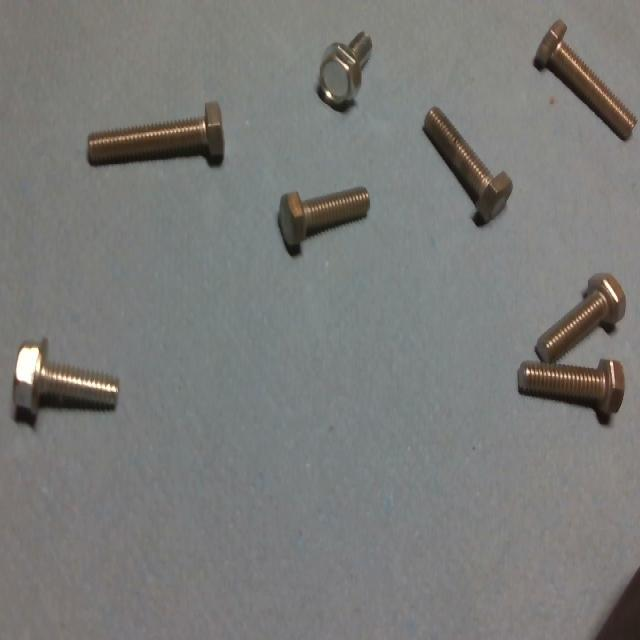
#> input picture Desafio_1/data/images/img1.jpg, 640 x 640 px; its folder holds only this picture in this run
$ jupyter execute analise_interativa_opencv_assistido.ipynb
#> lines starting #> are read from the running program, lines starting #| are printed output that depends on the picture; after the words box and inside, x2 and y2 are one past the last pixel; in counts of white or black regions, pixels touching at a corner belong together
### Desafio_2/solucoes/solucao_3_opencv_assistido/solucao_3_opencv_assistido.py
"""Solução 3 do Desafio 2: segmentação assistida com OpenCV e métricas.

Autor: Manoel Furtado
Data: 31/05/2026

Descrição:
    Este script implementa uma linha de base clássica para segmentar fissuras
    com OpenCV. Ele gera máscaras por realce morfológico e bordas, compara as
    predições com os labels de segmentação e salva métricas como Precision,
    Recall, IoU e Dice em CSV.

Uso principal:
    python Desafio_2/solucoes/solucao_3_opencv_assistido/solucao_3_opencv_assistido.py
    python Desafio_2/solucoes/solucao_3_opencv_assistido/solucao_3_opencv_assistido.py --save-images

Artefato gerado:
    Desafio_2/solucoes/solucao_3_opencv_assistido/resultados/opencv_assistido/metricas_opencv_assistido.csv
"""

from __future__ import annotations

import argparse
import csv
from pathlib import Path


IMAGE_SUFFIXES = {".jpg", ".jpeg", ".png", ".bmp", ".webp"}


# [11 lines left out: function require_cv2, not called in this run]


def label_to_mask(cv2, np, label_path: Path, width: int, height: int):
    """Converte um arquivo YOLO de segmentação em máscara binária de referência.

    Essa máscara é o "gabarito" usado para calcular as métricas da abordagem
    OpenCV. Quando não há label, retorna uma máscara vazia para manter o fluxo
    robusto.
    """

    mask = np.zeros((height, width), dtype=np.uint8)
    if not label_path.exists():
        return mask

    for line in label_path.read_text(encoding="utf-8").splitlines():
        values = line.strip().split()
        if len(values) < 7:
            continue

        # A primeira coluna é a classe; as demais são pares x/y normalizados.
        coords = [float(value) for value in values[1:]]
        points = []
        for x_norm, y_norm in zip(coords[0::2], coords[1::2]):
            # Converte de coordenada normalizada para pixel real da imagem.
            x = int(round(x_norm * (width - 1)))
            y = int(round(y_norm * (height - 1)))
            points.append([x, y])
        if len(points) >= 3:
            # Preenche o polígono para obter a região completa da fissura.
            cv2.fillPoly(mask, [np.array(points, dtype=np.int32)], 255)
    return mask


def crack_mask(cv2, np, image, args):
    """Gera a máscara prevista de fissuras usando filtros clássicos.

    A combinação de black-hat e Canny tenta capturar fissuras escuras e finas:
    o black-hat destaca linhas escuras sobre fundo claro, enquanto o Canny
    reforça bordas.
    """

    # Trabalhar em tons de cinza simplifica os filtros morfológicos.
    gray = cv2.cvtColor(image, cv2.COLOR_BGR2GRAY)

    # CLAHE melhora contraste local sem estourar a imagem inteira.
    clahe = cv2.createCLAHE(clipLimit=2.0, tileGridSize=(8, 8)).apply(gray)

    # Black-hat destaca estruturas escuras menores que o elemento estruturante.
    kernel_line = cv2.getStructuringElement(cv2.MORPH_RECT, (args.kernel, args.kernel))
    blackhat = cv2.morphologyEx(clahe, cv2.MORPH_BLACKHAT, kernel_line)
    blackhat = cv2.normalize(blackhat, None, 0, 255, cv2.NORM_MINMAX)

    # Otsu escolhe automaticamente um limiar para separar destaque e fundo.
    _, threshold = cv2.threshold(
        blackhat, 0, 255, cv2.THRESH_BINARY + cv2.THRESH_OTSU
    )

    # Canny complementa o limiar pegando bordas finas que o black-hat pode perder.
    edges = cv2.Canny(clahe, args.canny_low, args.canny_high)
    combined = cv2.bitwise_or(threshold, edges)

    # Fechamento conecta pequenos trechos quebrados antes da filtragem por área.
    kernel_small = cv2.getStructuringElement(cv2.MORPH_ELLIPSE, (3, 3))
    mask = cv2.morphologyEx(combined, cv2.MORPH_CLOSE, kernel_small, iterations=1)
    mask = remove_small_components(cv2, np, mask, args.min_component_area)
    return mask


def remove_small_components(cv2, np, mask, min_area: int):
    """Remove componentes conectados menores que a área mínima informada."""

    num_labels, labels, stats, _ = cv2.connectedComponentsWithStats(mask, connectivity=8)
    output = np.zeros_like(mask)
    for label in range(1, num_labels):
        area = stats[label, cv2.CC_STAT_AREA]
        if area >= min_area:
            output[labels == label] = 255
    return output


# [21 lines left out: function component_summary, not called in this run]


def metrics(np, pred_mask, true_mask):
    """Calcula métricas pixel a pixel entre máscara prevista e máscara real."""

    # Converte para booleano: qualquer pixel acima de zero conta como positivo.
    pred = pred_mask > 0
    true = true_mask > 0

    # Contagens básicas de classificação binária em nível de pixel.
    tp = int(np.logical_and(pred, true).sum())
    fp = int(np.logical_and(pred, ~true).sum())
    fn = int(np.logical_and(~pred, true).sum())
    union = int(np.logical_or(pred, true).sum())

    precision = tp / (tp + fp) if tp + fp else 0.0
    recall = tp / (tp + fn) if tp + fn else 0.0
    iou = tp / union if union else 0.0
    dice = (2 * tp) / (2 * tp + fp + fn) if 2 * tp + fp + fn else 0.0
    return {
        "precision": round(precision, 4),
        "recall": round(recall, 4),
        "iou": round(iou, 4),
        "dice": round(dice, 4),
    }


def overlay(cv2, np, image, mask, color=(0, 0, 255), alpha=0.45):
    """Sobrepõe a máscara na imagem original para avaliação visual."""

    output = image.copy()
    colored = np.zeros_like(image)
    colored[mask > 0] = color
    return cv2.addWeighted(output, 1.0, colored, alpha, 0)


# [59 lines left out: function process, not called in this run]


def parse_args(argv: list[str] | None = None):
    """Define os parâmetros da abordagem OpenCV assistida."""

    script_dir = Path(__file__).resolve().parent
    parser = argparse.ArgumentParser(description=__doc__)
    parser.add_argument("--data-dir", default=str(script_dir.parent.parent / "data"))
    parser.add_argument("--output-dir", default=str(script_dir / "resultados" / "opencv_assistido"))
    parser.add_argument("--kernel", type=int, default=17)
    parser.add_argument("--canny-low", type=int, default=40)
    parser.add_argument("--canny-high", type=int, default=140)
    parser.add_argument("--min-component-area", type=int, default=25)
    parser.add_argument("--limit", type=int, default=0)
    parser.add_argument("--save-images", action="store_true")
    return parser.parse_args(argv)


# [2 lines that do not run on import are left out]

### Desafio_2/solucoes/solucao_3_opencv_assistido/analise_interativa_opencv_assistido.ipynb
# Análise interativa - Solução 3 OpenCV assistido

**Autor:** Manoel Furtado
**Objetivo:** entender e ajustar a segmentação de fissuras por OpenCV implementada em `solucao_3_opencv_assistido.py`.

Este notebook mostra as etapas intermediárias do pipeline:

1. carregar imagem e label de segmentação;
2. converter o label YOLO em máscara de referência;
3. aplicar CLAHE, black-hat, Otsu, Canny e morfologia;
4. comparar máscara prevista com máscara real;
5. testar combinações de `kernel`, `canny_low`, `canny_high` e `min_component_area`;
6. executar o script completo opcionalmente.

## 1. Importações e caminhos

A célula localiza a pasta da solução e importa as funções do script original.

[cell 1]
import sys
from pathlib import Path

import cv2
import matplotlib.pyplot as plt
import numpy as np

SCRIPT_NAME = 'solucao_3_opencv_assistido.py'

def find_solution_dir(script_name):
#> called with script_name = 'solucao_3_opencv_assistido.py'
    start = Path.cwd().resolve()
    for candidate in [start, *start.parents]:
        if (candidate / script_name).exists():
            return candidate
    matches = list(start.rglob(script_name))
    if not matches:
        raise FileNotFoundError(f'Não encontrei {script_name} a partir de {start}')
    return matches[0].parent

SOLUTION_DIR = find_solution_dir(SCRIPT_NAME)
DESAFIO_DIR = SOLUTION_DIR.parents[1]
DATA_DIR = DESAFIO_DIR / 'data'
OUTPUT_DIR = SOLUTION_DIR / 'resultados' / 'opencv_assistido'

sys.path.insert(0, str(SOLUTION_DIR))

from solucao_3_opencv_assistido import crack_mask, label_to_mask, metrics, overlay, parse_args, process, remove_small_components

print('Solução:', SOLUTION_DIR)
print('Dados   :', DATA_DIR)
print('Saída   :', OUTPUT_DIR)

## 2. Escolha de imagem

Troque `image_index` para testar outras imagens. Use `limit` mais adiante para avaliar várias imagens rapidamente.

[cell 2]
IMAGE_SUFFIXES = {'.jpg', '.jpeg', '.png', '.bmp', '.webp'}
image_paths = [path for path in sorted((DATA_DIR / 'images').iterdir()) if path.suffix.lower() in IMAGE_SUFFIXES]
print('Imagens encontradas:', len(image_paths))

for index, path in enumerate(image_paths[:10]):
    print(index, path.name)

image_index = 0
image_path = image_paths[image_index]
label_path = DATA_DIR / 'labels' / f'{image_path.stem}.txt'

image_bgr = cv2.imread(str(image_path))
#> image_bgr is the input picture: shape (640, 640, 3); mean B, G, R 120.2, 122.5, 122.1
height, width = image_bgr.shape[:2]
true_mask = label_to_mask(cv2, np, label_path, width, height)

fig, axes = plt.subplots(1, 2, figsize=(12, 5))
axes[0].imshow(cv2.cvtColor(image_bgr, cv2.COLOR_BGR2RGB))
axes[0].set_title(image_path.name)
axes[0].axis('off')
axes[1].imshow(true_mask, cmap='gray')
axes[1].set_title('Máscara real')
axes[1].axis('off')
plt.tight_layout()
plt.show()
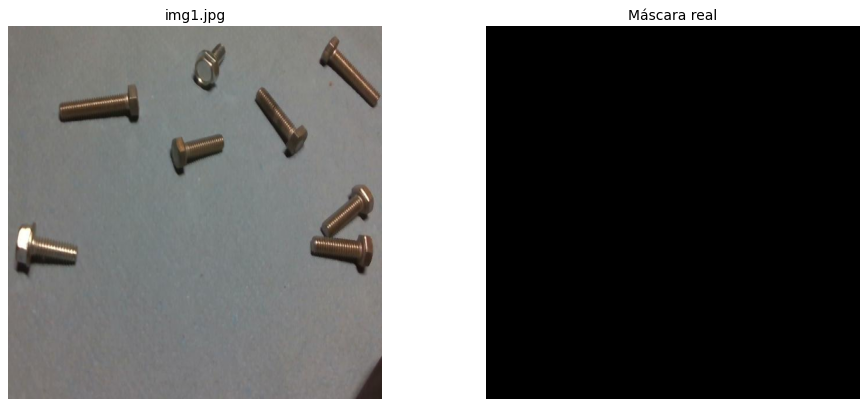
#> figure drawn by matplotlib, 2 panels

## 3. Parâmetros principais

Altere os valores abaixo e execute as próximas células para ver como cada parâmetro muda a máscara.

[cell 3]
kernel = 17
canny_low = 40
canny_high = 140
min_component_area = 25

args = parse_args([
    '--data-dir', str(DATA_DIR),
    '--output-dir', str(OUTPUT_DIR),
    '--kernel', str(kernel),
    '--canny-low', str(canny_low),
    '--canny-high', str(canny_high),
    '--min-component-area', str(min_component_area),
])

print(args)

## 4. Visualização das etapas internas

Esta célula replica as etapas de `crack_mask` para deixar visível o que cada filtro faz.

[cell 4]
gray = cv2.cvtColor(image_bgr, cv2.COLOR_BGR2GRAY)
clahe = cv2.createCLAHE(clipLimit=2.0, tileGridSize=(8, 8)).apply(gray)
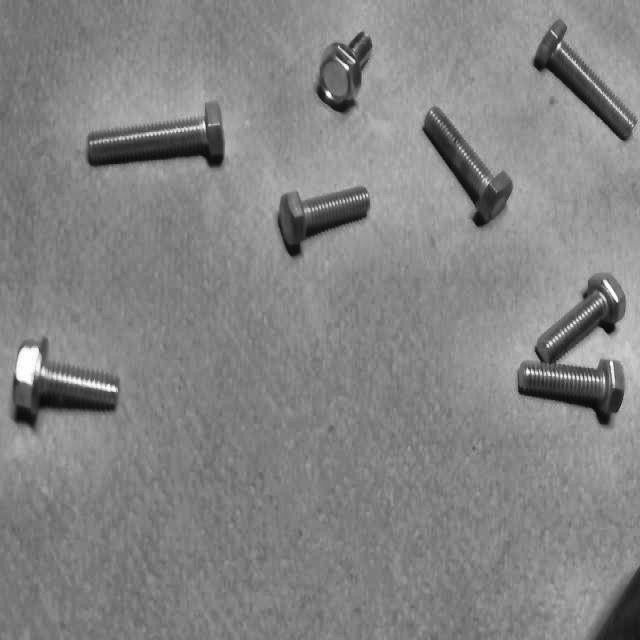
#> clahe: shape (640, 640); min 5, max 255, mean 132

kernel_line = cv2.getStructuringElement(cv2.MORPH_RECT, (args.kernel, args.kernel))
blackhat = cv2.morphologyEx(clahe, cv2.MORPH_BLACKHAT, kernel_line)
blackhat = cv2.normalize(blackhat, None, 0, 255, cv2.NORM_MINMAX)

_, threshold = cv2.threshold(blackhat, 0, 255, cv2.THRESH_BINARY + cv2.THRESH_OTSU)
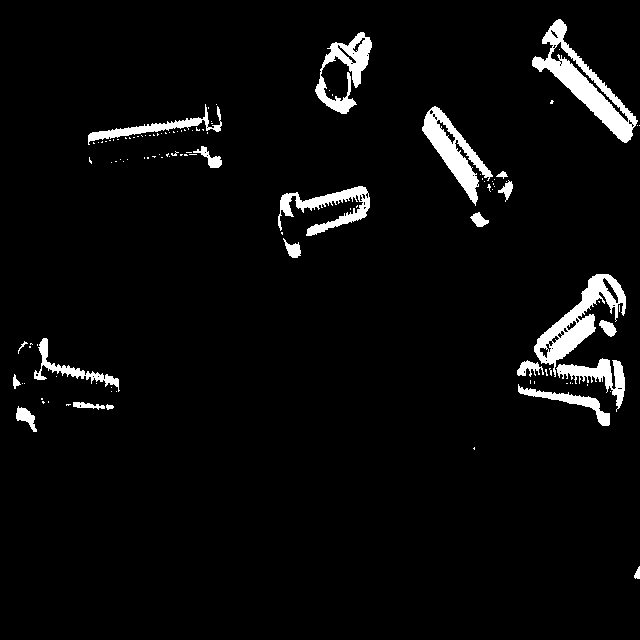
#> threshold: shape (640, 640); 4.4% white; 116 white regions (94 under 20 px), largest, box (x1, y1, x2, y2) and area: (532, 19, 638, 143) 3386, (534, 274, 626, 377) 2834, (422, 106, 493, 206) 2299
edges = cv2.Canny(clahe, args.canny_low, args.canny_high)
combined = cv2.bitwise_or(threshold, edges)

kernel_small = cv2.getStructuringElement(cv2.MORPH_ELLIPSE, (3, 3))
closed = cv2.morphologyEx(combined, cv2.MORPH_CLOSE, kernel_small, iterations=1)
pred_mask = remove_small_components(cv2, np, closed, args.min_component_area)
#> in remove_small_components, `num_labels, labels, stats, _ = cv2.connectedComponentsWithStats(mask, ..`:
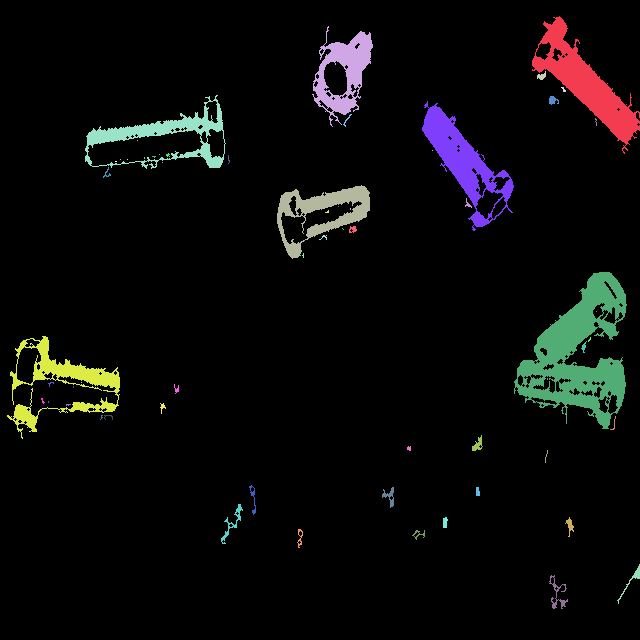
#> labels: shape (640, 640) int32; 61 distinct labels, from 0 to 60; one colour per label, 0 black
#> in remove_small_components, `num_labels, labels, stats, _ = cv2.connectedComponentsWithStats(mask, ..`: num_labels = 61; stats = 61 rows, first 6: [0, 0, 640, 640, 382111], [532, 16, 108, 138, 4220], [312, 26, 61, 101, 2518], [537, 71, 9, 9, 46], [561, 87, 5, 5, 13], [85, 95, 141, 74, 2637]
#> the loop in remove_small_components, `for label in range(1, num_labels):` made 60 passes
#> area on passes 1, 2, 3, 5: 4220, 2518, 46, 2637
#> after the loop in remove_small_components, `for label in range(1, num_labels):`:
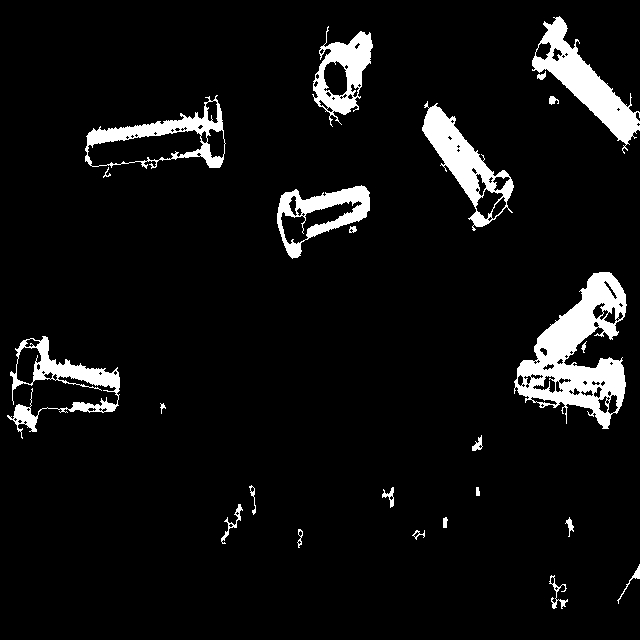
#> output: shape (640, 640); 6.6% white; 24 white regions, largest, box (x1, y1, x2, y2) and area: (514, 272, 627, 429) 7851, (532, 16, 640, 154) 4220, (422, 101, 514, 231) 3552

stages = [
    ('Cinza', gray),
    ('CLAHE', clahe),
    ('Black-hat', blackhat),
    ('Otsu', threshold),
    ('Canny', edges),
    ('Final', pred_mask),
]

fig, axes = plt.subplots(2, 3, figsize=(15, 9))
for axis, (title, stage) in zip(axes.ravel(), stages):
    axis.imshow(stage, cmap='gray')
    axis.set_title(title)
    axis.axis('off')
#> this loop made 6 passes
#> title on passes 1 to 4: 'Cinza', 'CLAHE', 'Black-hat', 'Otsu'
plt.tight_layout()
plt.show()

## 5. Métricas e sobreposição

Agora comparamos a máscara prevista pelo OpenCV com a máscara real do label.

[cell 5]
pred_mask = crack_mask(cv2, np, image_bgr, args)
#> the loop in remove_small_components (call 2), `for label in range(1, num_labels):` made 60 passes
scores = metrics(np, pred_mask, true_mask)
#> in metrics, `tp = int(np.logical_and(pred, true).sum())`: tp = 0
#> in metrics, `fp = int(np.logical_and(pred, ~true).sum())`: fp = 27214
#> in metrics, `fn = int(np.logical_and(~pred, true).sum())`: fn = 0
#> in metrics, `union = int(np.logical_or(pred, true).sum())`: union = 27214
#> in metrics, `precision = tp / (tp + fp) if tp + fp else 0.0`: precision = 0
#> scores = {'precision': 0, 'recall': 0, 'iou': 0, 'dice': 0}

fig, axes = plt.subplots(1, 3, figsize=(16, 5))
axes[0].imshow(true_mask, cmap='gray')
axes[0].set_title('Real')
axes[0].axis('off')
axes[1].imshow(pred_mask, cmap='gray')
axes[1].set_title('Predita')
axes[1].axis('off')
axes[2].imshow(cv2.cvtColor(overlay(cv2, np, image_bgr, pred_mask), cv2.COLOR_BGR2RGB))
#> in overlay, `return cv2.addWeighted(output, 1.0, colored, alpha, 0)`:
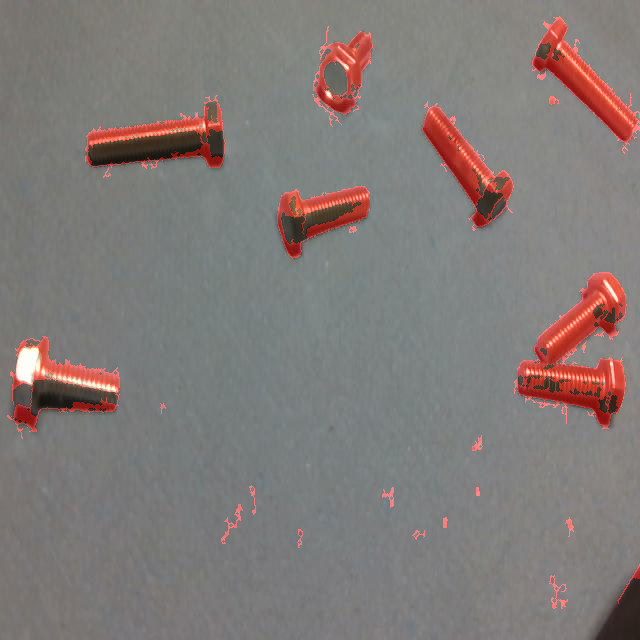
#> returned value: shape (640, 640, 3); mean of channels 0, 1, 2 120.2, 122.5, 129.6; drawn as B, G, R
axes[2].set_title('Predição sobreposta')
axes[2].axis('off')
plt.tight_layout()
plt.show()
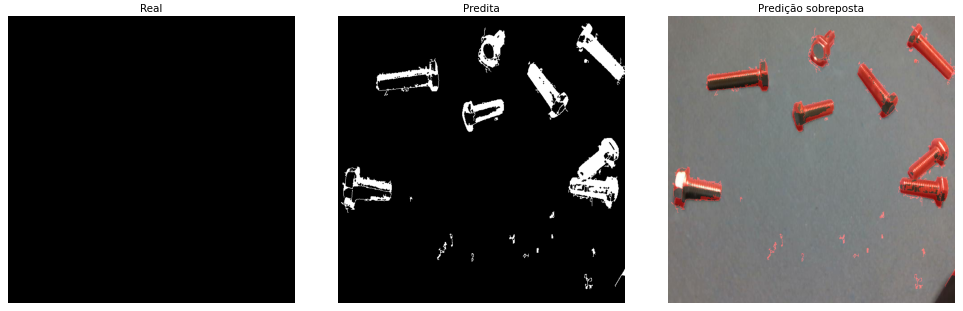
#> figure drawn by matplotlib, 3 panels

print(scores)
#| {'precision': 0.0, 'recall': 0.0, 'iou': 0.0, 'dice': 0.0}

## 6. Busca simples de parâmetros em uma imagem

Comece com poucos valores. Depois aumente as listas se quiser refinar. A ordenação abaixo prioriza maior Dice e maior IoU.

[cell 6]
from itertools import product

search_space = {
    'kernel': [9, 13, 17, 21],
    'canny_low': [30, 40, 60],
    'canny_high': [100, 140, 180],
    'min_component_area': [10, 25, 50],
}

results = []
keys = list(search_space.keys())
for values in product(*(search_space[key] for key in keys)):
    params = dict(zip(keys, values))
    test_args = parse_args([
        '--data-dir', str(DATA_DIR),
        '--output-dir', str(OUTPUT_DIR),
        '--kernel', str(params['kernel']),
        '--canny-low', str(params['canny_low']),
        '--canny-high', str(params['canny_high']),
        '--min-component-area', str(params['min_component_area']),
    ])
    pred = crack_mask(cv2, np, image_bgr, test_args)
    row = metrics(np, pred, true_mask)
    row.update(params)
    results.append(row)
#> this loop made 108 passes
#> (fp in metrics, union in metrics) on passes 1 to 4: (38105, 38105), (37409, 37409), (35488, 35488), (22905, 22905)
#> pass 1, in crack_mask (call 2), `edges = cv2.Canny(clahe, args.canny_low, args.canny_high)`:
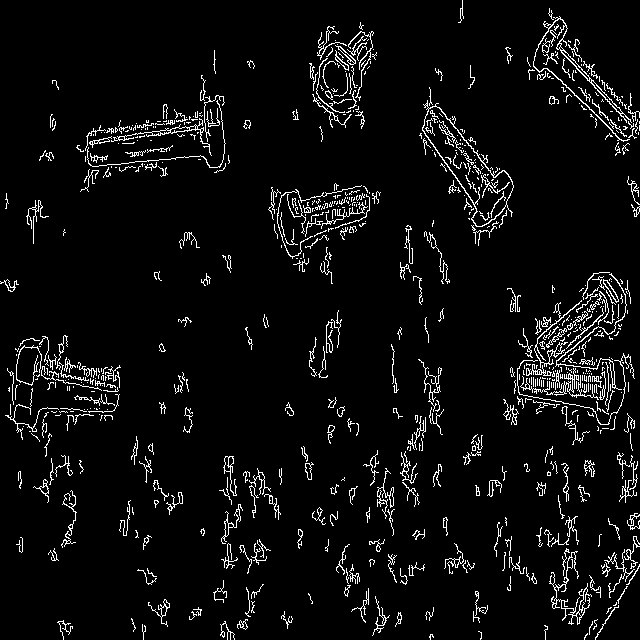
#> edges: shape (640, 640); 5.3% white in thin lines or dots

results = sorted(results, key=lambda item: (item['dice'], item['iou']), reverse=True)
for row in results[:10]:
    print(row)
#> this loop made 10 passes
#| {'precision': 0.0, 'recall': 0.0, 'iou': 0.0, 'dice': 0.0, 'kernel': 9, 'canny_low': 30, 'canny_high': 100, 'min_component_area': 10}
#| {'precision': 0.0, 'recall': 0.0, 'iou': 0.0, 'dice': 0.0, 'kernel': 9, 'canny_low': 30, 'canny_high': 100, 'min_component_area': 25}
#> (further printed lines are left out)

## 7. Avaliação rápida em várias imagens

Use `sample_limit` para não processar o dataset inteiro durante os testes.

[cell 7]
sample_limit = 20
sample_rows = []

for path in image_paths[:sample_limit]:
    image = cv2.imread(str(path))
    if image is None:
        continue
    h, w = image.shape[:2]
    pred = crack_mask(cv2, np, image, args)
    true = label_to_mask(cv2, np, DATA_DIR / 'labels' / f'{path.stem}.txt', w, h)
    row = {'image': path.name}
    row.update(metrics(np, pred, true))
    sample_rows.append(row)

for row in sample_rows[:10]:
    print(row)
#> this loop made 1 pass
#| {'image': 'img1.jpg', 'precision': 0.0, 'recall': 0.0, 'iou': 0.0, 'dice': 0.0}

if sample_rows:
    avg = {key: sum(float(row[key]) for row in sample_rows) / len(sample_rows) for key in ['precision', 'recall', 'iou', 'dice']}
    print('\nMédias:', {key: round(value, 4) for key, value in avg.items()})
#| Médias: {'precision': 0.0, 'recall': 0.0, 'iou': 0.0, 'dice': 0.0}
